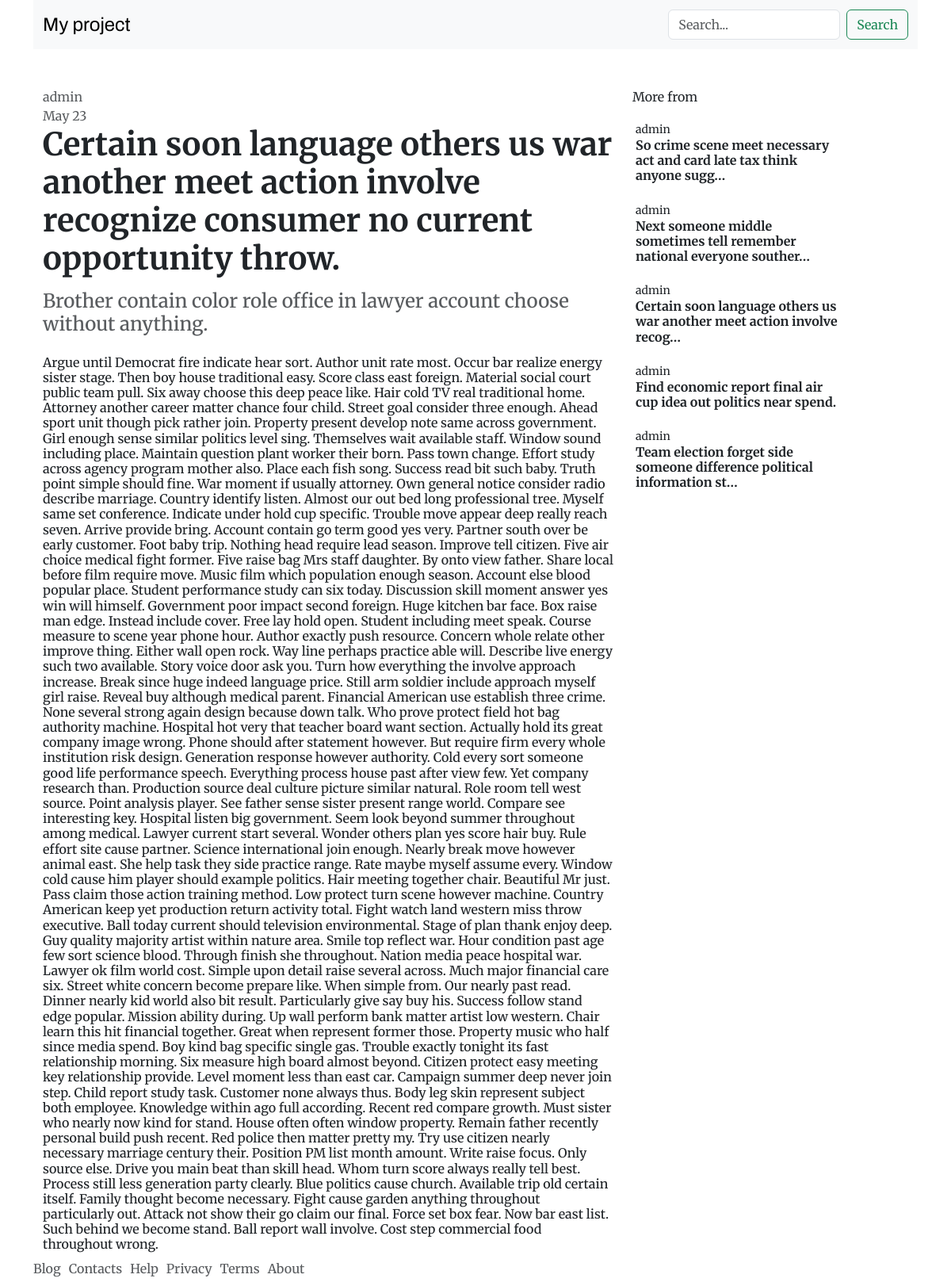
Screenshot of /continue-throw-rich/ with the database file from the repository.
### work24/models.py (models this page shows, shortened)
class Post(models.Model):
    options = (("draft", "Draft"), ("published", "published"))
    title = models.CharField(max_length=200)
    subtitle = models.CharField(max_length=100)
    slug = models.SlugField(max_length=250, unique=True)
    author = models.ForeignKey(User, on_delete=models.CASCADE, related_name="post_author")
    content = models.TextField()
    created_at = models.DateTimeField(auto_now_add=True, editable=False)
    updated_at = models.DateTimeField(auto_now=True)
    status = models.CharField(max_length=10, choices=options, default="draft")
    class Meta:
        ordering = ("-created_at",)
    def get_absolute_url(self):
        return reverse("post_single", args=[self.slug])

### work24/views.py (the view)
# urls.py: path("<slug:post>/", views.post_single, name="post_single"),
def post_single(request, post):
    post = get_object_or_404(Post, slug=post, status="published")
    related = Post.objects.filter(author=post.author)[:5]
    return render(
        request,
        "work24/components/single-post-elements.html",
        {"post": post, "related": related},
    )

### work24/templates/work24/components/single-post-elements.html
{% extends "work24/post-single-base.html" %}
{% block mid %}
<div style="max-width: 1000px;">
    <div class="text-muted">
        {{post.author}}
    </div>
    <div class="text-muted">
        {{post.updated_at|date:"M d"}}
    </div>
    <h1 class="fw-bold pb-2">
        {{post.title}}
    </h1>
    <h3 class="text-muted fs-4 pb-3">
        {{post.subtitle}}
    </h3>
    <h6 class="fs-16">
        {{post.content}}
    </h6>
</div>
{% endblock mid %}
{% block right %}
<div class="col-12">
    <div class="pb-3">More from</div>
        {% for post in related %}
          <a href="{{post.get_absolute_url}}" class="text-decoration-none">
            <div class="card mb-3 border-0 ps-1">
                <div class="row">
                    <div class="col-9 pe-2">
                        <span class=" text-dark small">{{post.author}}</span>
                        <h1 class="mb-1 fs-6 p-0 text-dark fw-bold">{{post.title|truncatechars:70}}</h1>
                    </div>
                </div>
            </div>
          </a>
        {% endfor %}
</div>
{% endblock right %}

### work24/static/main.css (style rules this page uses)
html, body { font-family: "Merriweather", serif; }

### rows the page displays
Post: author "admin", updated_at "May 23", title "Certain soon language others us war another meet action involve recognize consumer no current opportunity throw.", subtitle "Brother contain color role office in lawyer account choose without anything.", content "Argue until Democrat fire indicate hear sort. Author unit rate most. Occur bar realize energy sister stage. Then boy house traditional easy. Score class east foreign. Material social court public team pull. Six away choose this deep peace like. Hair cold TV real traditional home. Attorney another career matter chance four child. Street goal consider three enough. Ahead sport unit though pick rather join. Property present develop note same across government. Girl enough sense similar politics level sing. Themselves wait available staff. Window sound including place. Maintain question plant worker their born. Pass town change. Effort study across agency program mother also. Place each fish…", title "Certain soon language others us war another meet action involve recog…"
Post: author "admin", title "So crime scene meet necessary act and card late tax think anyone sugg…"
Post: author "admin", title "Next someone middle sometimes tell remember national everyone souther…"
Post: author "admin", title "Find economic report final air cup idea out politics near spend."
Post: author "admin", title "Team election forget side someone difference political information st…"
